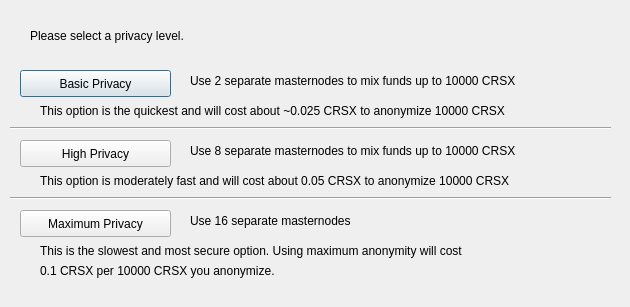
<?xml version="1.0" encoding="UTF-8"?>
<ui version="4.0">
 <class>ObfuscationConfig</class>
 <widget class="QDialog" name="ObfuscationConfig">
  <property name="geometry">
   <rect>
    <x>0</x>
    <y>0</y>
    <width>630</width>
    <height>307</height>
   </rect>
  </property>
  <property name="windowTitle">
   <string>Configure Obfuscation</string>
  </property>
  <widget class="QPushButton" name="buttonBasic">
   <property name="geometry">
    <rect>
     <x>20</x>
     <y>70</y>
     <width>151</width>
     <height>27</height>
    </rect>
   </property>
   <property name="text">
    <string>Basic Privacy</string>
   </property>
  </widget>
  <widget class="QPushButton" name="buttonHigh">
   <property name="geometry">
    <rect>
     <x>20</x>
     <y>140</y>
     <width>151</width>
     <height>27</height>
    </rect>
   </property>
   <property name="text">
    <string>High Privacy</string>
   </property>
  </widget>
  <widget class="QPushButton" name="buttonMax">
   <property name="geometry">
    <rect>
     <x>20</x>
     <y>210</y>
     <width>151</width>
     <height>27</height>
    </rect>
   </property>
   <property name="text">
    <string>Maximum Privacy</string>
   </property>
  </widget>
  <widget class="QLabel" name="label">
   <property name="geometry">
    <rect>
     <x>30</x>
     <y>20</y>
     <width>571</width>
     <height>31</height>
    </rect>
   </property>
   <property name="text">
    <string>Please select a privacy level.</string>
   </property>
  </widget>
  <widget class="QLabel" name="label_2">
   <property name="geometry">
    <rect>
     <x>190</x>
     <y>70</y>
     <width>421</width>
     <height>21</height>
    </rect>
   </property>
   <property name="text">
    <string>Use 2 separate masternodes to mix funds up to 10000 CRSX</string>
   </property>
  </widget>
  <widget class="QLabel" name="label_3">
   <property name="geometry">
    <rect>
     <x>190</x>
     <y>140</y>
     <width>411</width>
     <height>21</height>
    </rect>
   </property>
   <property name="text">
    <string>Use 8 separate masternodes to mix funds up to 10000 CRSX</string>
   </property>
  </widget>
  <widget class="QLabel" name="label_4">
   <property name="geometry">
    <rect>
     <x>190</x>
     <y>210</y>
     <width>421</width>
     <height>21</height>
    </rect>
   </property>
   <property name="text">
    <string>Use 16 separate masternodes</string>
   </property>
  </widget>
  <widget class="QLabel" name="label_6">
   <property name="geometry">
    <rect>
     <x>40</x>
     <y>100</y>
     <width>561</width>
     <height>21</height>
    </rect>
   </property>
   <property name="text">
    <string>This option is the quickest and will cost about ~0.025 CRSX to anonymize 10000 CRSX</string>
   </property>
  </widget>
  <widget class="QLabel" name="label_7">
   <property name="geometry">
    <rect>
     <x>40</x>
     <y>170</y>
     <width>561</width>
     <height>21</height>
    </rect>
   </property>
   <property name="text">
    <string>This option is moderately fast and will cost about 0.05 CRSX to anonymize 10000 CRSX</string>
   </property>
  </widget>
  <widget class="QLabel" name="label_8">
   <property name="geometry">
    <rect>
     <x>40</x>
     <y>240</y>
     <width>561</width>
     <height>21</height>
    </rect>
   </property>
   <property name="text">
    <string>This is the slowest and most secure option. Using maximum anonymity will cost</string>
   </property>
  </widget>
  <widget class="QLabel" name="label_9">
   <property name="geometry">
    <rect>
     <x>40</x>
     <y>260</y>
     <width>561</width>
     <height>21</height>
    </rect>
   </property>
   <property name="text">
    <string>0.1 CRSX per 10000 CRSX you anonymize.</string>
   </property>
  </widget>
  <widget class="Line" name="line">
   <property name="geometry">
    <rect>
     <x>10</x>
     <y>120</y>
     <width>601</width>
     <height>16</height>
    </rect>
   </property>
   <property name="orientation">
    <enum>Qt::Horizontal</enum>
   </property>
  </widget>
  <widget class="Line" name="line_2">
   <property name="geometry">
    <rect>
     <x>10</x>
     <y>190</y>
     <width>601</width>
     <height>16</height>
    </rect>
   </property>
   <property name="orientation">
    <enum>Qt::Horizontal</enum>
   </property>
  </widget>
 </widget>
 <resources/>
 <connections/>
</ui>
